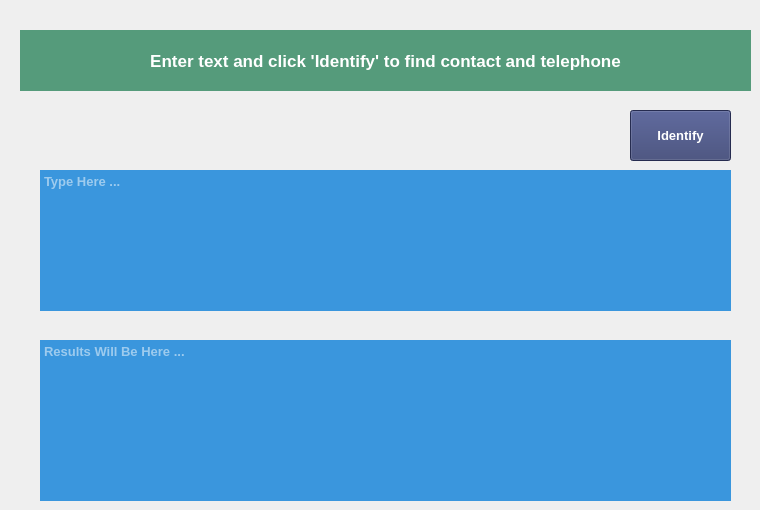
    <widget class="QWidget" name="tab_5">
     <attribute name="title">
      <string>Identify</string>
     </attribute>
     <widget class="QLabel" name="label_tab5">
      <property name="geometry">
       <rect>
        <x>20</x>
        <y>30</y>
        <width>731</width>
        <height>61</height>
       </rect>
      </property>
      <property name="font">
       <font>
        <pointsize>13</pointsize>
        <weight>75</weight>
        <bold>true</bold>
       </font>
      </property>
      <property name="styleSheet">
       <string notr="true">background-color:#559B7B;color:white;border-radius:1em</string>
      </property>
      <property name="text">
       <string>Enter text and click 'Identify' to find contact and telephone</string>
      </property>
      <property name="alignment">
       <set>Qt::AlignCenter</set>
      </property>
     </widget>
     <widget class="QTextEdit" name="textEdit_get">
      <property name="geometry">
       <rect>
        <x>40</x>
        <y>170</y>
        <width>691</width>
        <height>141</height>
       </rect>
      </property>
      <property name="font">
       <font>
        <pointsize>10</pointsize>
        <weight>75</weight>
        <bold>true</bold>
       </font>
      </property>
      <property name="statusTip">
       <string>Text</string>
      </property>
      <property name="styleSheet">
       <string notr="true">background-color:#3A96DD;color:white;border-radius:0.5em</string>
      </property>
      <property name="frameShape">
       <enum>QFrame::NoFrame</enum>
      </property>
      <property name="lineWidth">
       <number>1</number>
      </property>
      <property name="placeholderText">
       <string>Type Here ...</string>
      </property>
     </widget>
     <widget class="QTextEdit" name="textEdit_give">
      <property name="geometry">
       <rect>
        <x>40</x>
        <y>340</y>
        <width>691</width>
        <height>161</height>
       </rect>
      </property>
      <property name="font">
       <font>
        <pointsize>10</pointsize>
        <weight>75</weight>
        <bold>true</bold>
       </font>
      </property>
      <property name="statusTip">
       <string>Results</string>
      </property>
      <property name="styleSheet">
       <string notr="true">background-color:#3A96DD;color:white;border-radius:0.5em</string>
      </property>
      <property name="frameShape">
       <enum>QFrame::NoFrame</enum>
      </property>
      <property name="lineWidth">
       <number>1</number>
      </property>
      <property name="readOnly">
       <bool>true</bool>
      </property>
      <property name="placeholderText">
       <string>Results Will Be Here ...</string>
      </property>
     </widget>
     <widget class="QPushButton" name="pushButton_identify">
      <property name="geometry">
       <rect>
        <x>630</x>
        <y>110</y>
        <width>101</width>
        <height>51</height>
       </rect>
      </property>
      <property name="font">
       <font>
        <pointsize>10</pointsize>
        <weight>75</weight>
        <bold>true</bold>
       </font>
      </property>
      <property name="cursor">
       <cursorShape>PointingHandCursor</cursorShape>
      </property>
      <property name="statusTip">
       <string>Identify Contact Info</string>
      </property>
      <property name="styleSheet">
       <string notr="true">background-color:#353E70;color:white;border-radius:0.5em</string>
      </property>
      <property name="text">
       <string>Identify</string>
      </property>
     </widget>
    </widget>
